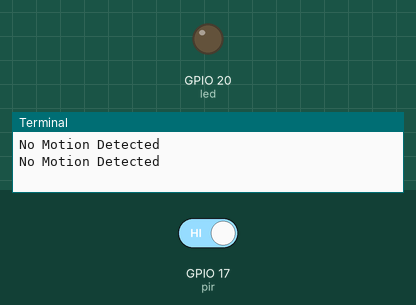
Bench run of a program on a simulated Raspberry Pi (BCM pin numbers). Shown: output pins drawn as LEDs (lit = HIGH), the last lines printed to the terminal. The test bench sets the inputs (shaded band); at power-on: GPIO 17 (pir) HIGH.

Above: at 1.2 s.
1.3 s: GPIO 17 (pir) driven LOW
At 3.0 s:
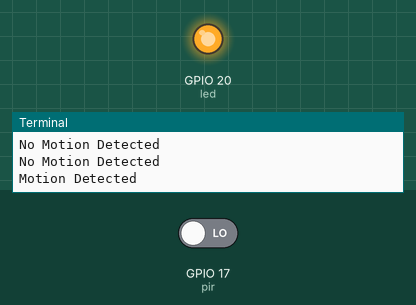
3.5 s: GPIO 17 (pir) driven HIGH
At 4.6 s:
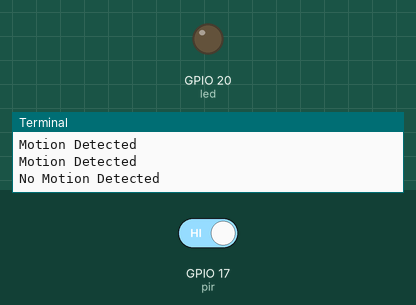
Timing chart, 0 to 6.5 s (numbered marks = the images above; inputs shaded):
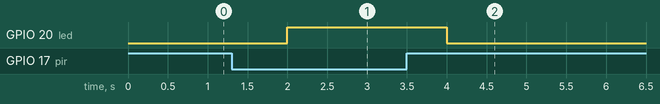

Measured:
- after the input at 1.3 s, GPIO 20 (led): LOW → HIGH after 0.70 s
- after the input at 3.5 s, GPIO 20 (led): HIGH → LOW after 0.50 s

The program:

PIR.py
```python
import RPi.GPIO as GPIO
import time
GPIO.setmode(GPIO.BCM)
GPIO.setwarnings(False)
pir=17
led=20
GPIO.setup(led,GPIO.OUT)
GPIO.setup(pir,GPIO.IN)

while True:
    pir_state=GPIO.input(pir)
    if pir_state==0:

        GPIO.output(led,GPIO.HIGH)
        print("Motion Detected")
    else:
        GPIO.output(led,GPIO.LOW)
        print("No Motion Detected")
    time.sleep(1)
```
